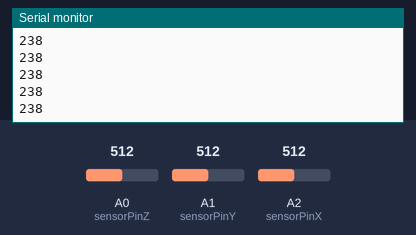
This sketch was run on a simulated Arduino Uno, built with avr-gcc and run on an emulated ATmega328P. Parts: the last lines printed to the serial monitor. The test bench sets the inputs (shaded band); at power-on: A0 (sensorPinZ) = 512, A1 (sensorPinY) = 512, A2 (sensorPinX) = 512.

Above: at 1.2 s.
1.3 s: A0 (sensorPinZ) set to 716
At 1.41 s:
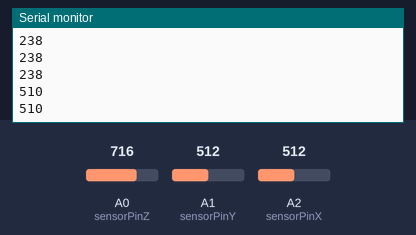
2.8 s: A0 (sensorPinZ) set to 900
At 2.8 s:
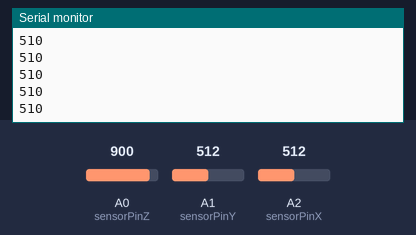
Timing chart, 0 to 5.8 s (numbered marks = the images above; inputs shaded):
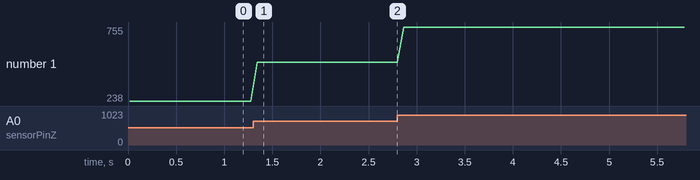

Measured:
- after the input at 1.3 s, the serial monitor: prints a new line at once (image 1)
- plotted number 1: 238 → 510 after the input at 1.3 s, 510 → 755 after the input at 2.8 s

The sketch:

arduino.ino
```cpp
int sensorPinZ = A0;
int sensorPinY = A1;
int sensorPinX = A2;

void setup(){
  // シリアルモニターの初期化をする
  Serial.begin(9600) ;
}

void loop(){
  int i;
  long x, y, z;
  //50回センサ値を読み込んで平均を算出
  x = y = z = 0;
  for (i = 0 ; i < 50 ; i++) {
    x = x + analogRead(sensorPinX); // Ｘ軸
    y = y + analogRead(sensorPinY); // Ｙ軸
    z = z + analogRead(sensorPinZ); // Ｚ軸
  }
  x = x / 50;
  y = y / 50;
  z = z / 50;

  int rotateX = (x - 266) / 0.75 - 90;
  int rotateY = (y - 277) / 0.75 - 90;
  int rotateZ = (z - 266) / 0.75 - 90;

//  Serial.print("X:");
//  Serial.print(rotateX);
//  Serial.print(" Y:");
//  Serial.print(rotateY);
//  Serial.print(" Z:");
//  Serial.println(rotateZ);

//  Serial.write(rotateZ);
  Serial.println(rotateZ);

  delay(50);
}
```
